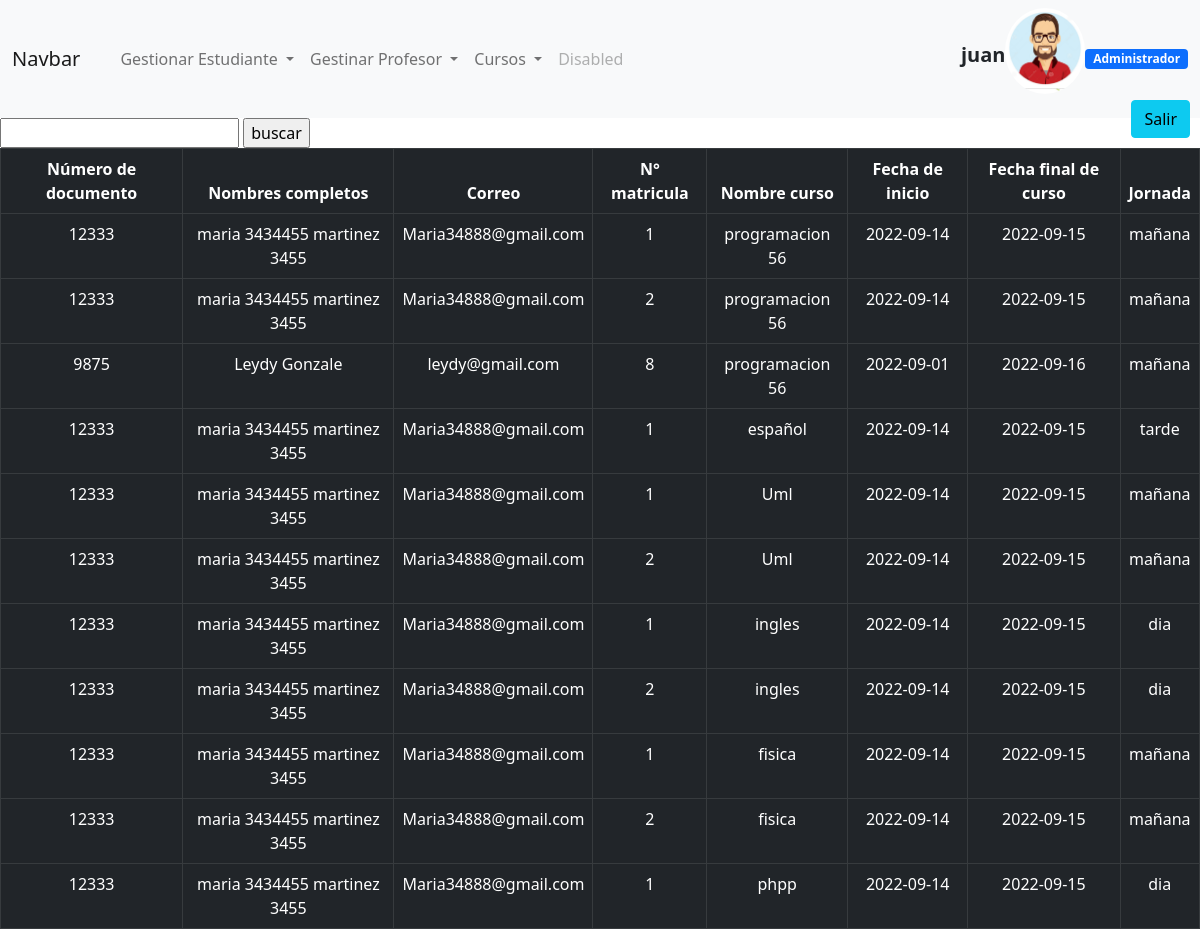
The app's page /ver_matricula.php (signed in) with its own data.
### tables this page shows
CREATE TABLE `estudiante` (
  `id_estudiante` int(20) NOT NULL,
  `nombre` varchar(50) NOT NULL,
  `apellido` varchar(50) NOT NULL,
  `correo` varchar(50) NOT NULL,
  `contrasena` varchar(50) NOT NULL,
  `telefono` varchar(20) NOT NULL,
  `estado` varchar(1) NOT NULL,
  `sexo` varchar(50) NOT NULL
);

CREATE TABLE `matricula` (
  `cod_matricula` int(20) NOT NULL,
  `id_estudiante` int(20) NOT NULL,
  `fecha_inicio` date NOT NULL,
  `fecha_fin` date NOT NULL,
  `id_administrador` int(50) NOT NULL
);

CREATE TABLE `curso` (
  `codigo_curso` int(50) NOT NULL,
  `nombre_curso` varchar(50) NOT NULL,
  `jornada` varchar(50) NOT NULL
);

### ver_matricula.php (the view, shortened to what this page needs)
<?php session_start();
if ($_SESSION['usuario']) {
    if ($_SESSION['rol'] == "0") {
?>
        <!DOCTYPE html>
        <html lang="en">
        <head>
            <link href="https://cdn.jsdelivr.net/npm/bootstrap@5.0.2/dist/css/bootstrap.min.css" rel="stylesheet">
        </head>
        <body>
<nav class="navbar navbar-expand-lg navbar-light bg-light ">
  <div class="container-fluid">
    <a class="navbar-brand" href="#">Navbar</a>
    <div class="collapse navbar-collapse" id="navbarSupportedContent">
      <ul class="navbar-nav me-auto mb-2 mb-lg-0">
        <li class="nav-item">
          <a class="nav-link active" aria-current="page" href="#"></a>
        </li>
        <li class="nav-item dropdown">
          <a class="nav-link dropdown-toggle" href="#" id="navbarDropdown" role="button" data-bs-toggle="dropdown" aria-expanded="false">
            Gestionar Estudiante
          </a>
        </li>
        <li class="nav-item dropdown">
          <a class="nav-link dropdown-toggle" href="#" id="navbarDropdown" role="button" data-bs-toggle="dropdown" aria-expanded="false">
            Gestinar Profesor
          </a>
        </li>
        <li class="nav-item dropdown">
          <a class="nav-link dropdown-toggle" href="#" id="navbarDropdown" role="button" data-bs-toggle="dropdown" aria-expanded="false">
            Cursos
          </a>
        </li>
        <li class="nav-item">
          <a class="nav-link disabled" href="#" tabindex="-1" aria-disabled="true">Disabled</a>
        </li>
      </ul>
      <h5 class="mb-2"><strong><?php echo $_SESSION['nombre'] ."  ";?></strong></h5>
      <img src="images/avatar.jpg" class="rounded-circle mb-3" style="width: 80px;"
  alt="Avatar" />
<br>
<span class="badge bg-primary"><?php
if ($_SESSION['rol'] == "0") {
  echo " Administrador";
}elseif($_SESSION['rol'] == "1"){
  echo " Estudiante";
}else{
  echo " Profesor";
}
?></span></p>
    </div>
  </div>
</nav>
            <div class="boton">
                <a class="btn btn-info" href="salir.php">Salir</a>
            </div>
            <form action="ver_matricula.php">
                <div>
                    <input type="text" name="documento">
                    <input type="submit" value="buscar" name="buscar">
                </div>
            </form>
                    <table class="table table-bordered table-dark">
                        <?php
                        include("conexion.php");
                        $query = "SELECT estudiante.id_estudiante,CONCAT(estudiante.nombre, ' ', estudiante.apellido) AS nombre, estudiante.correo, matricula.cod_matricula,curso.nombre_curso,matricula.fecha_inicio,matricula.fecha_fin,curso.jornada FROM estudiante INNER JOIN matricula ON matricula.id_estudiante=estudiante.id_estudiante INNER JOIN curso_matricula ON curso_matricula.codigo_matricula=matricula.cod_matricula INNER JOIN curso ON curso.codigo_curso=curso_matricula.codigo_curso; ";
                        $consulta = mysqli_query($conexion, $query);
                        ?>
                        <thead>
                            <tr>
                                <th class="text-center">Número de documento</th>
                                <th class="text-center">Nombres completos</th>
                                <th class="text-center">Correo</th>
                                <th class="text-center">N° matricula</th>
                                <th class="text-center">Nombre curso</th>
                                <th class="text-center">Fecha de inicio</th>
                                <th class="text-center">Fecha final de curso</th>
                                <th class="text-center">Jornada</th>
                            </tr>
                        </thead>
                        <tbody>
                            <?php
                            while ($row = mysqli_fetch_assoc($consulta)) {
                            ?>
                                <tr>
                                    <td class="text-center"><?php echo $row['id_estudiante']; ?></td>
                                    <td class="text-center"><?php echo $row['nombre']; ?></td>
                                    <td class="text-center"><?php echo $row['correo']; ?></td>
                                    <td class="text-center"><?php echo $row['cod_matricula']; ?></td>
                                    <td class="text-center"><?php echo $row['nombre_curso']; ?></td>
                                    <td class="text-center"><?php echo $row['fecha_inicio']; ?></td>
                                    <td class="text-center"><?php echo $row['fecha_fin']; ?></td>
                                    <td class="text-center"><?php echo $row['jornada']; ?></td>
                                </tr>
                            <?php
                            }
                            ?>
                        </tbody>
                    </table>
        </body>
        </html>
        <?php
    } else {
        header("Location: index.php");
    }
}else {
    header("Location: index.php");
}
?>

### ver_matricula.php (style rules this page uses)
.boton { position: absolute; right: 10px; top: 100px; }

### records on screen
estudiante: id_estudiante "12333", nombre "maria 3434455 martinez 3455", correo "Maria34888@gmail.com", matricula.cod_matricula "1", curso.nombre_curso "programacion 56", matricula.fecha_inicio "2022-09-14", matricula.fecha_fin "2022-09-15", curso.jornada "mañana", matricula.cod_matricula "2", curso.nombre_curso "español", curso.jornada "tarde", curso.nombre_curso "Uml", curso.nombre_curso "ingles", curso.jornada "dia", curso.nombre_curso "fisica", curso.nombre_curso "phpp"
estudiante: id_estudiante "9875", nombre "Leydy Gonzale", correo "leydy@gmail.com", matricula.cod_matricula "8", curso.nombre_curso "programacion 56", matricula.fecha_inicio "2022-09-01", matricula.fecha_fin "2022-09-16", curso.jornada "mañana"

### other values on screen
$_SESSION['nombre'] "juan"
